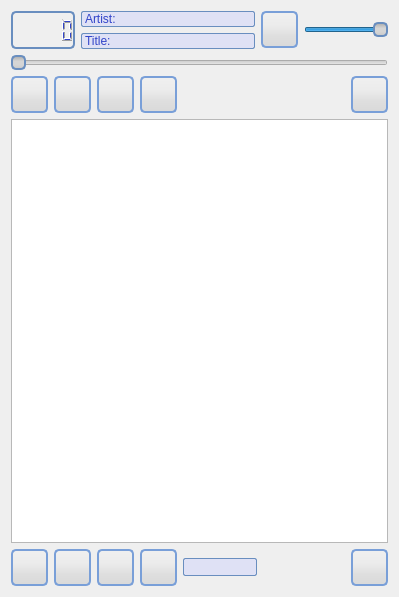
<?xml version="1.0" encoding="UTF-8"?>
<ui version="4.0">
 <class>QompMainWin</class>
 <widget class="QMainWindow" name="QompMainWin">
  <property name="geometry">
   <rect>
    <x>0</x>
    <y>0</y>
    <width>399</width>
    <height>597</height>
   </rect>
  </property>
  <property name="contextMenuPolicy">
   <enum>Qt::CustomContextMenu</enum>
  </property>
  <property name="windowTitle">
   <string>qomp</string>
  </property>
  <property name="windowIcon">
   <iconset>
    <normaloff>:/icons/icons/qomp.png</normaloff>:/icons/icons/qomp.png</iconset>
  </property>
  <property name="styleSheet">
   <string notr="true">QMainWindow { 
	color: black;
	background: qlineargradient(x1: 0, y1: 0, x2: 0, y2: 1,
                                stop: 0 #C1C7F5, stop: 1 #8ab4f6);
}

QompPlaylistView { 
     background-color: #DFE1F5;
	 border-radius: 5px;
}

QToolButton { 
     background: qlineargradient(x1: 0, y1: 0, x2: 0, y2: 1, stop: 0 #f0f0f0, stop: 0.4 #ebebeb, stop: 0.7 #dedede, stop: 1.0 #d9d9d9); 
     border: 2px solid #799fd8; 
     border-color: #799fd8; 
     border-top-left-radius: 5px; 
     border-bottom-left-radius: 5px; 
     border-bottom-right-radius: 5px; 
     border-top-right-radius: 5px; 
     width: 28px; 
     height: 28px; 
	padding: 1px;
	icon-size: 28px;
}

QToolButton:hover { 
	background: qlineargradient(x1: 0, y1: 0, x2: 0, y2: 1,
                                stop: 0 #f0f0f0, stop: 1 #DFE1F5);
	border: 2px solid #8ab4f6;
}

QToolButton:pressed { 
     background: qlineargradient(x1: 0, y1: 0, x2: 0, y2: 1, stop: 0 #8faed5, stop: 0.4 #6dadfa, stop: 0.7 #368ef9, stop: 1.0 #358bf3); 
     border: 2px solid #698ebf; 
     border-color: #698ebf; 
     border-top-left-radius: 5px; 
     border-bottom-left-radius: 5px; 
     border-bottom-right-radius: 5px; 
     border-top-right-radius: 4px; 
}

QToolButton:checked { 
	background: qlineargradient(spread:pad, x1:0, y1:0, x2:0.191, y2:1, stop:0 rgba(223, 225, 245, 255), stop:0.39196 rgba(207, 209, 245, 255), stop:0.859296 rgba(109, 160, 219, 255), stop:1 rgba(62, 85, 221, 255));
     border: 2px solid #698ebf; 
     border-color: #698ebf; 
     border-top-left-radius: 5px; 
     border-bottom-left-radius: 5px; 
     border-bottom-right-radius: 5px; 
     border-top-right-radius: 4px; 
}

QSlider::handle:horizontal {
 background: qlineargradient(x1: 0, y1: 0, x2: 0, y2: 1, stop: 0 #aaaaaa, stop: 0.4 #d5d5d5, stop: 0.7 #d5d5d5, stop: 1.0 #c6c6c6); 
    border: 2px solid #698ebf; 
	border-radius: 5px;
	width: 10px;
}

QLabel { 
    color: #3244C9; 
}

QLabel#lb_artist_title, QLabel#lb_track_title, QLabel#lb_playtime {
	background-color: #DFE1F5;
	border-top-left-radius: 2px;
	border-bottom-left-radius: 2px;
	border-top:  1px solid #698ebf;
	border-bottom:  1px solid #698ebf;
	border-left:  1px solid #698ebf;
}

QLabel#lb_artist, QLabel#lb_title, QLabel#lb_playtime {
	background-color: #DFE1F5;
	border-top-right-radius: 2px;
	border-bottom-right-radius: 2px;
	border-top:  1px solid #698ebf;
	border-bottom: 1px solid #698ebf;
	border-right: 1px solid #698ebf;
}

QMenu {
    background-color: #8ab4f6;
    border: 1px solid #698ebf;
}

QMenu::item {
    background-color: transparent;
}

QMenu::item:selected {
	color: black;
   	background: qlineargradient(x1: 0, y1: 0, x2: 1, y2: 0,
                                stop: 0 #DFE1F5, stop: 1 #8ab4f6);
}

QLCDNumber{
	border-radius: 5px;
	border: 2px solid #698ebf;
	color: #3244C9;
}

QToolTip {
 	background: qlineargradient(x1: 0, y1: 0, x2: 0, y2: 1, stop: 0 #f0f0f0, stop: 0.4 	#ebebeb, stop: 0.7 #dedede, stop: 1.0 #d9d9d9);
	border-radius: 5px; 
	border: 2px solid #698ebf;
	padding: 2px;
	color: black;
}

 QScrollBar:vertical {
     border: 2px solid #799fd8;
     background: #DFE1F5;
     width: 18px;
	 margin: 25px 0px;
 }
 QScrollBar::handle:vertical {
     min-height: 20px;
	 border-radius: 5px;
	 border: 2px solid #799fd8;
	 background: rgba(62, 85, 221, 255);
 }
 QScrollBar::add-line:vertical {
     border: 2px solid #799fd8;
     background: rgba(62, 85, 221, 255);
     height: 20px;
	 border-bottom-left-radius: 5px;
     border-bottom-right-radius: 5px;
     subcontrol-position: bottom;
     subcontrol-origin: margin;
	 image: url(:/icons/arrow-down);
	 margin-bottom: 5px;
 }

 QScrollBar::sub-line:vertical {
     border: 2px solid #799fd8;
	 border-top-left-radius: 5px;
     border-top-right-radius: 5px;
     background: rgba(62, 85, 221, 255);
     height: 20px;
	 subcontrol-position: top;
     subcontrol-origin: margin;
	 image: url(:/icons/arrow-up);
	 margin-top: 5px;   
 }

 QScrollBar::add-page:vertical, QScrollBar::sub-page:vertical {
     background: none;
 }</string>
  </property>
  <widget class="QWidget" name="centralWidget">
   <layout class="QVBoxLayout" name="verticalLayout">
    <item>
     <layout class="QHBoxLayout" name="horizontalLayout">
      <item>
       <widget class="QLCDNumber" name="lcd">
        <property name="sizePolicy">
         <sizepolicy hsizetype="Fixed" vsizetype="Minimum">
          <horstretch>0</horstretch>
          <verstretch>0</verstretch>
         </sizepolicy>
        </property>
       </widget>
      </item>
      <item>
       <layout class="QGridLayout" name="gridLayout">
        <property name="horizontalSpacing">
         <number>0</number>
        </property>
        <item row="0" column="0">
         <widget class="QLabel" name="lb_artist_title">
          <property name="sizePolicy">
           <sizepolicy hsizetype="Maximum" vsizetype="Preferred">
            <horstretch>0</horstretch>
            <verstretch>0</verstretch>
           </sizepolicy>
          </property>
          <property name="minimumSize">
           <size>
            <width>0</width>
            <height>0</height>
           </size>
          </property>
          <property name="text">
           <string>Artist:</string>
          </property>
         </widget>
        </item>
        <item row="0" column="1">
         <widget class="QLabel" name="lb_artist">
          <property name="sizePolicy">
           <sizepolicy hsizetype="Ignored" vsizetype="Preferred">
            <horstretch>0</horstretch>
            <verstretch>0</verstretch>
           </sizepolicy>
          </property>
          <property name="text">
           <string/>
          </property>
         </widget>
        </item>
        <item row="1" column="0">
         <widget class="QLabel" name="lb_track_title">
          <property name="sizePolicy">
           <sizepolicy hsizetype="Minimum" vsizetype="Preferred">
            <horstretch>0</horstretch>
            <verstretch>0</verstretch>
           </sizepolicy>
          </property>
          <property name="minimumSize">
           <size>
            <width>0</width>
            <height>0</height>
           </size>
          </property>
          <property name="text">
           <string>Title:</string>
          </property>
          <property name="scaledContents">
           <bool>false</bool>
          </property>
         </widget>
        </item>
        <item row="1" column="1">
         <widget class="QLabel" name="lb_title">
          <property name="sizePolicy">
           <sizepolicy hsizetype="Ignored" vsizetype="Preferred">
            <horstretch>0</horstretch>
            <verstretch>0</verstretch>
           </sizepolicy>
          </property>
          <property name="text">
           <string/>
          </property>
         </widget>
        </item>
       </layout>
      </item>
      <item>
       <widget class="QToolButton" name="tb_mute">
        <property name="toolTip">
         <string>Mute</string>
        </property>
        <property name="text">
         <string/>
        </property>
        <property name="icon">
         <iconset>
          <normaloff>:/icons/volume</normaloff>:/icons/volume</iconset>
        </property>
        <property name="iconSize">
         <size>
          <width>28</width>
          <height>28</height>
         </size>
        </property>
        <property name="checkable">
         <bool>true</bool>
        </property>
       </widget>
      </item>
      <item>
       <widget class="QSlider" name="volumeSlider">
        <property name="sizePolicy">
         <sizepolicy hsizetype="Fixed" vsizetype="Fixed">
          <horstretch>0</horstretch>
          <verstretch>0</verstretch>
         </sizepolicy>
        </property>
        <property name="maximum">
         <number>1000</number>
        </property>
        <property name="singleStep">
         <number>10</number>
        </property>
        <property name="pageStep">
         <number>100</number>
        </property>
        <property name="value">
         <number>1000</number>
        </property>
        <property name="orientation">
         <enum>Qt::Horizontal</enum>
        </property>
       </widget>
      </item>
     </layout>
    </item>
    <item>
     <widget class="QSlider" name="seekSlider">
      <property name="maximum">
       <number>0</number>
      </property>
      <property name="singleStep">
       <number>1000</number>
      </property>
      <property name="pageStep">
       <number>10000</number>
      </property>
      <property name="orientation">
       <enum>Qt::Horizontal</enum>
      </property>
     </widget>
    </item>
    <item>
     <layout class="QHBoxLayout" name="horizontalLayout_2">
      <item>
       <widget class="QToolButton" name="tb_prev">
        <property name="toolTip">
         <string>Previous</string>
        </property>
        <property name="text">
         <string/>
        </property>
        <property name="icon">
         <iconset>
          <normaloff>:/icons/prev</normaloff>:/icons/prev</iconset>
        </property>
        <property name="iconSize">
         <size>
          <width>28</width>
          <height>28</height>
         </size>
        </property>
       </widget>
      </item>
      <item>
       <widget class="QToolButton" name="tb_play">
        <property name="toolTip">
         <string>Play/Pause</string>
        </property>
        <property name="text">
         <string/>
        </property>
        <property name="icon">
         <iconset>
          <normaloff>:/icons/play</normaloff>:/icons/play</iconset>
        </property>
        <property name="iconSize">
         <size>
          <width>28</width>
          <height>28</height>
         </size>
        </property>
       </widget>
      </item>
      <item>
       <widget class="QToolButton" name="tb_stop">
        <property name="toolTip">
         <string>Stop</string>
        </property>
        <property name="text">
         <string/>
        </property>
        <property name="icon">
         <iconset>
          <normaloff>:/icons/stop</normaloff>:/icons/stop</iconset>
        </property>
        <property name="iconSize">
         <size>
          <width>28</width>
          <height>28</height>
         </size>
        </property>
       </widget>
      </item>
      <item>
       <widget class="QToolButton" name="tb_next">
        <property name="toolTip">
         <string>Next</string>
        </property>
        <property name="text">
         <string/>
        </property>
        <property name="icon">
         <iconset>
          <normaloff>:/icons/next</normaloff>:/icons/next</iconset>
        </property>
        <property name="iconSize">
         <size>
          <width>28</width>
          <height>28</height>
         </size>
        </property>
       </widget>
      </item>
      <item>
       <spacer name="horizontalSpacer_2">
        <property name="orientation">
         <enum>Qt::Horizontal</enum>
        </property>
        <property name="sizeHint" stdset="0">
         <size>
          <width>40</width>
          <height>20</height>
         </size>
        </property>
       </spacer>
      </item>
      <item>
       <widget class="QToolButton" name="tb_repeatAll">
        <property name="toolTip">
         <string>Repeat All</string>
        </property>
        <property name="text">
         <string/>
        </property>
        <property name="icon">
         <iconset>
          <normaloff>:/icons/repeat</normaloff>:/icons/repeat</iconset>
        </property>
        <property name="iconSize">
         <size>
          <width>28</width>
          <height>28</height>
         </size>
        </property>
        <property name="checkable">
         <bool>true</bool>
        </property>
       </widget>
      </item>
     </layout>
    </item>
    <item>
     <widget class="QompPlaylistView" name="playList">
      <property name="contextMenuPolicy">
       <enum>Qt::CustomContextMenu</enum>
      </property>
      <property name="horizontalScrollBarPolicy">
       <enum>Qt::ScrollBarAlwaysOff</enum>
      </property>
      <property name="dragEnabled">
       <bool>true</bool>
      </property>
      <property name="dragDropMode">
       <enum>QAbstractItemView::InternalMove</enum>
      </property>
      <property name="defaultDropAction">
       <enum>Qt::MoveAction</enum>
      </property>
      <property name="alternatingRowColors">
       <bool>true</bool>
      </property>
      <property name="selectionMode">
       <enum>QAbstractItemView::ExtendedSelection</enum>
      </property>
     </widget>
    </item>
    <item>
     <layout class="QHBoxLayout" name="horizontalLayout_4">
      <item>
       <widget class="QToolButton" name="tb_open">
        <property name="toolTip">
         <string>Add</string>
        </property>
        <property name="text">
         <string/>
        </property>
        <property name="icon">
         <iconset>
          <normaloff>:/icons/add</normaloff>:/icons/add</iconset>
        </property>
        <property name="iconSize">
         <size>
          <width>28</width>
          <height>28</height>
         </size>
        </property>
       </widget>
      </item>
      <item>
       <widget class="QToolButton" name="tb_load">
        <property name="toolTip">
         <string>Open Playlist</string>
        </property>
        <property name="text">
         <string/>
        </property>
        <property name="icon">
         <iconset>
          <normaloff>:/icons/load</normaloff>:/icons/load</iconset>
        </property>
        <property name="iconSize">
         <size>
          <width>28</width>
          <height>28</height>
         </size>
        </property>
       </widget>
      </item>
      <item>
       <widget class="QToolButton" name="tb_save">
        <property name="toolTip">
         <string>Save Playlist</string>
        </property>
        <property name="text">
         <string/>
        </property>
        <property name="icon">
         <iconset>
          <normaloff>:/icons/save</normaloff>:/icons/save</iconset>
        </property>
        <property name="iconSize">
         <size>
          <width>28</width>
          <height>28</height>
         </size>
        </property>
       </widget>
      </item>
      <item>
       <widget class="QToolButton" name="tb_clear">
        <property name="toolTip">
         <string>Clear</string>
        </property>
        <property name="text">
         <string/>
        </property>
        <property name="icon">
         <iconset>
          <normaloff>:/icons/delete</normaloff>:/icons/delete</iconset>
        </property>
        <property name="iconSize">
         <size>
          <width>28</width>
          <height>28</height>
         </size>
        </property>
       </widget>
      </item>
      <item>
       <widget class="QLabel" name="lb_playtime">
        <property name="sizePolicy">
         <sizepolicy hsizetype="Preferred" vsizetype="Preferred">
          <horstretch>0</horstretch>
          <verstretch>0</verstretch>
         </sizepolicy>
        </property>
        <property name="minimumSize">
         <size>
          <width>74</width>
          <height>0</height>
         </size>
        </property>
        <property name="maximumSize">
         <size>
          <width>74</width>
          <height>18</height>
         </size>
        </property>
        <property name="font">
         <font>
          <weight>75</weight>
          <bold>true</bold>
         </font>
        </property>
        <property name="text">
         <string/>
        </property>
        <property name="alignment">
         <set>Qt::AlignCenter</set>
        </property>
       </widget>
      </item>
      <item>
       <spacer name="horizontalSpacer">
        <property name="orientation">
         <enum>Qt::Horizontal</enum>
        </property>
        <property name="sizeHint" stdset="0">
         <size>
          <width>40</width>
          <height>20</height>
         </size>
        </property>
       </spacer>
      </item>
      <item>
       <widget class="QompBusyLabel" name="lb_busy">
        <property name="text">
         <string/>
        </property>
       </widget>
      </item>
      <item>
       <widget class="QToolButton" name="tbOptions">
        <property name="toolTip">
         <string>Settings</string>
        </property>
        <property name="text">
         <string/>
        </property>
        <property name="icon">
         <iconset>
          <normaloff>:/icons/options</normaloff>:/icons/options</iconset>
        </property>
       </widget>
      </item>
     </layout>
    </item>
   </layout>
  </widget>
 </widget>
 <layoutdefault spacing="6" margin="11"/>
 <customwidgets>
  <customwidget>
   <class>QompBusyLabel</class>
   <extends>QLabel</extends>
   <header>qompbusylabel.h</header>
  </customwidget>
  <customwidget>
   <class>QompPlaylistView</class>
   <extends>QListView</extends>
   <header>qompplaylistview.h</header>
  </customwidget>
 </customwidgets>
 <resources/>
 <connections/>
</ui>
